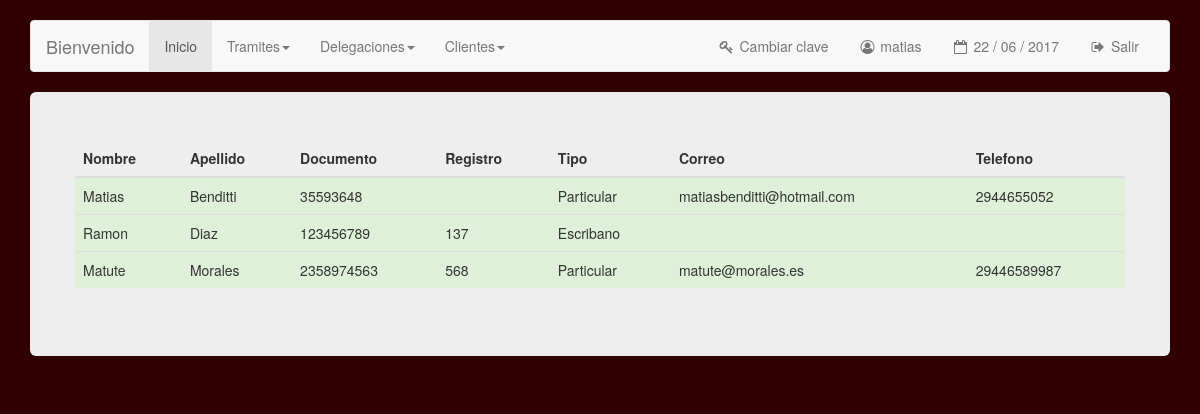
The app's page /mod_clientes/clientes.php (signed in), older data.
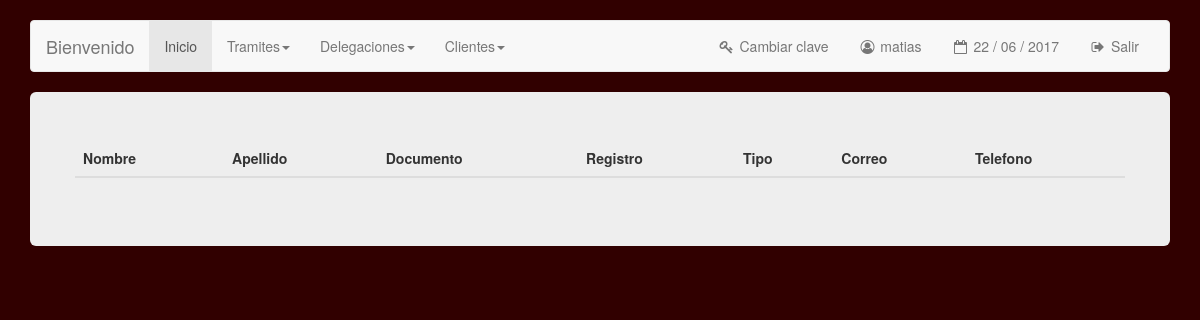
The same page, newer data.
### tables this page shows
CREATE TABLE `clientes` (
  `idCliente` int(11) NOT NULL,
  `nombre` varchar(50) NOT NULL,
  `apellido` varchar(50) NOT NULL,
  `documento` varchar(30) DEFAULT NULL,
  `registro` int(11) DEFAULT NULL,
  `correo` varchar(50) DEFAULT NULL,
  `telefono` varchar(30) DEFAULT NULL,
  `fkTipoCliente` int(11) NOT NULL
);

CREATE TABLE `tiposclientes` (
  `idTipoCliente` int(11) NOT NULL,
  `descripcion` varchar(30) NOT NULL
);

### mod_clientes/clientes.php (the view, shortened to what this page needs)
<?php
include('../inc/config.php');
$link = mysqli_connect ($dbhost, $dbusername, $dbuserpass);
mysqli_select_db($link,$dbname) or die('No se puede seleccionar la base de datos');
$query = mysqli_query($link,"SELECT * FROM clientes c JOIN tiposclientes tc ON c.fkTipoCliente = tc.idTipoCliente") or die(mysqli_error());
?>
<!DOCTYPE html>
<html lang="en">
  <head>
    <link href="../css/bootstrap.css" rel="stylesheet">
  </head>
  <body>
    <br>
        <div class="container">
          <?php include('../inc/menu.php'); ?>
      <div class="jumbotron">
        <div class="row">
              <table class="table table-hover">
                	<thead>
                  	    <th> Nombre </th>
                        <th> Apellido </th>
                        <th> Documento </th>
                        <th> Registro </th>
                        <th> Tipo </th>
                        <th> Correo </th>
                        <th> Telefono </th>
                  </thead>
                    <tbody>
                    	<?php while($cliente = mysqli_fetch_array($query)){ ?>
                        <tr class="success">
                            <td> <?php echo $cliente['nombre']; ?> </td>
                            <td> <?php echo $cliente['apellido']; ?> </td>
                            <td> <?php echo $cliente['documento']; ?> </td>
                            <td> <?php echo $cliente['registro']; ?> </td>
                            <td> <?php echo $cliente['descripcion']; ?> </td>
                            <td> <?php echo $cliente['correo']; ?> </td>
                            <td> <?php echo $cliente['telefono']; ?> </td>
                        </tr>
                        <?php } ?>
                    </tbody>
				</table>
        </div>
      </div>
    </div>
  </body>
</html>

Row changes from the older to the newer data that the page shows:
removed clientes: nombre "Matias", apellido "Benditti", documento "35593648", tiposclientes.descripcion "Particular", correo "matiasbenditti@hotmail.com", telefono "2944655052"
removed clientes: nombre "Ramon", apellido "Diaz", documento "123456789", registro "137", tiposclientes.descripcion "Escribano"
removed clientes: nombre "Matute", apellido "Morales", documento "2358974563", registro "568", tiposclientes.descripcion "Particular", correo "matute@morales.es", telefono "29446589987"
